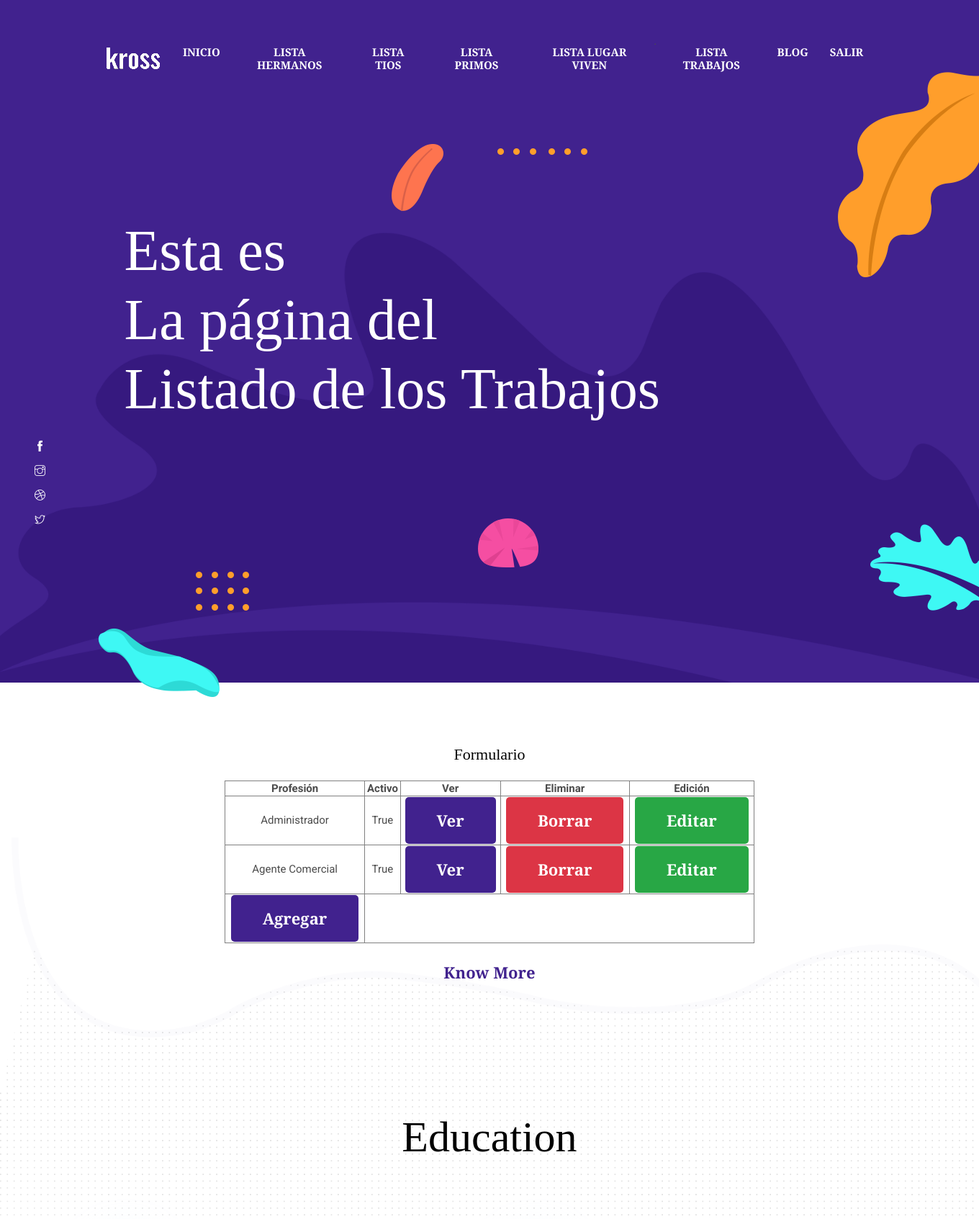
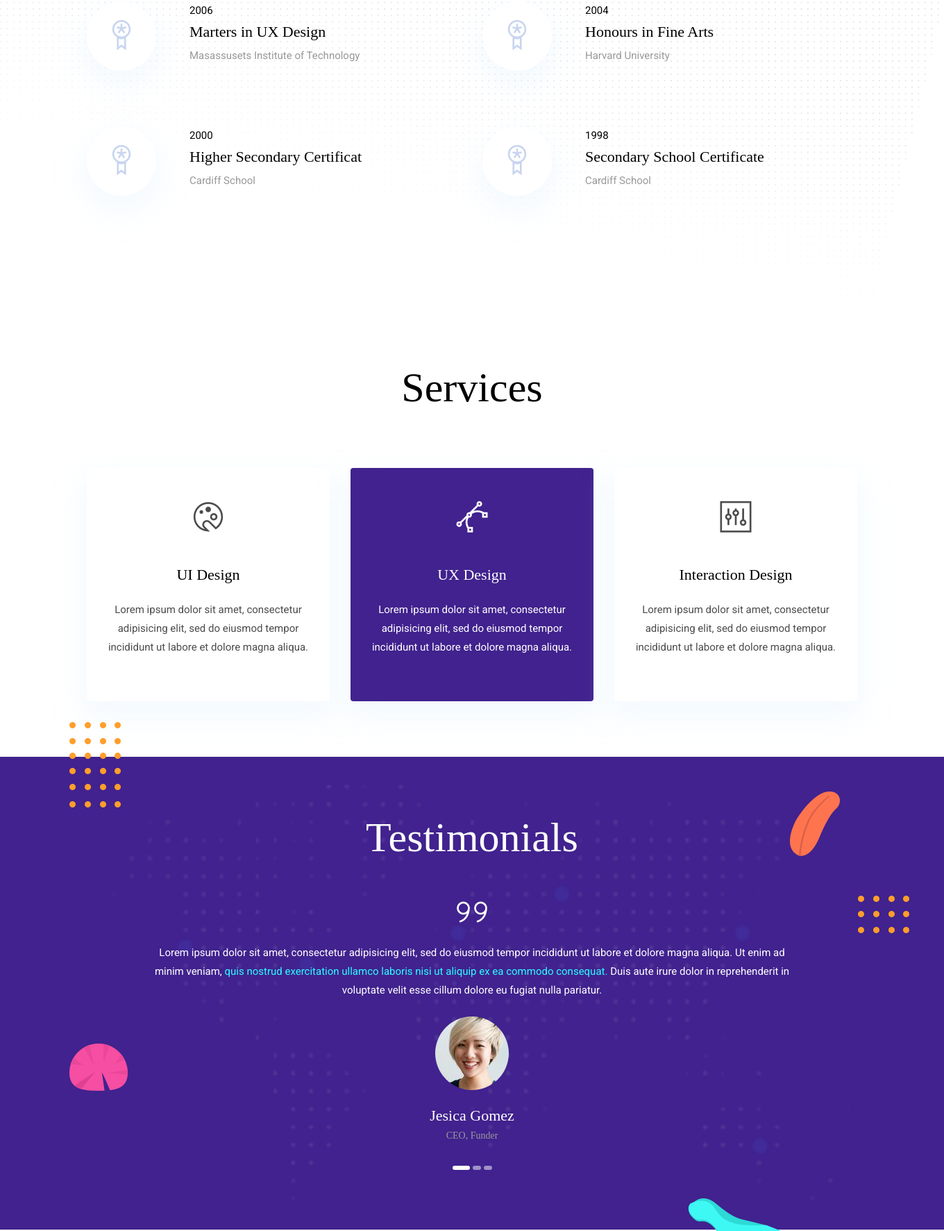
Page /Familia/Trabajo/Lista/ (signed in, upper part) on the committed database (2 pictures, top to bottom).
### Familia/models.py (models this page shows, shortened)
class Trabajo(models.Model):
    profesion=models.CharField(max_length=50)
    titulo=models.CharField(max_length=30)
    mail=models.EmailField()
    activo=models.BooleanField()

### Familia/views.py (the view)
# urls.py: path('Trabajo/Lista/',TrabajoLista.as_view(), name="TrabajoLista"),
class TrabajoLista(LoginRequiredMixin, ListView):
    model = Trabajo
    template_name='Familia/leerTrabajo.html'

### Familia/templates/Familia/leerTrabajo.html (shortened to what this page needs)
{% extends 'Familia/padre.html' %}
{% load static %}
{% block titulo %}
  <h1 class="text-white font-tertiary">Esta es<br>La página del<br>Listado de los Trabajos</h1>
{% endblock %}
{% block contenido %}
<p class="font-secondary paragraph-lg text-dark">Formulario</p>
<table border="1px" width ="80%" align="center" style="border-collapse:collapse; text-align:center;">
  <tr>
    <th>Profesión</th>
    <th>Activo</th>
    <th>Ver</th>
    <th>Eliminar</th>
    <th>Edición</th>
  </tr>
  {% for Trabajo in object_list %}
  <tr>
    <td>{{Trabajo.profesion}}</td>
    <td>{{Trabajo.activo}}</td>
    <td><a class="btn btn-primary" href="{% url 'TrabajoDetalle' Trabajo.id %}" >Ver</a></td>
    <td><a class="btn btn-danger" href="{% url 'TrabajoBorrar' Trabajo.id %}" >Borrar</a></td>
    <td><a class="btn btn-success" href="{% url 'TrabajoEditar' Trabajo.id %}">Editar</a></td>
  </tr>
{% endfor %}
<tr>
  <td><a class="btn btn-primary" href="{% url 'TrabajoCrear' %}">Agregar</a></td>
</tr>
</table>
{% endblock %}

### Familia/static/Familia/css/style.css (style rules this page uses)
body { line-height: 1.2; font-family: "Roboto", sans-serif; -webkit-font-smoothing: antialiased; font-size: 15px; color: #4c4c4c; }
p, .paragraph { font-weight: 400; color: #4c4c4c; font-size: 15px; line-height: 1.8; font-family: "Roboto", sans-serif; }
p-lg, .paragraph-lg { font-size: 22px; }
h1, h2, h3, h4, h5, h6 { color: #000; font-family: "Playfair Display", serif; line-height: 1.2; }
h1, .h1 { font-size: 80px; }
.btn { font-size: 22px; font-family: "Playfair Display", serif; text-transform: capitalize; padding: 16px 44px; border-radius: 5px; font-weight: 600; border: 0; position: relative; z-index: 1; transition: 0.2s ease; }
.btn-primary { background: #41228e; color: #fff; }
body { background-color: #fff; overflow-x: hidden; }
a, a:hover, a:focus { text-decoration: none; }
a, button, select { cursor: pointer; transition: 0.2s ease; }
.text-dark { color: #000 !important; }
.font-secondary { font-family: "Playfair Display", serif !important; }
.font-tertiary { font-family: "Playfair Display", serif !important; }
.hero-area h1 { position: relative; z-index: 2; }

### rows in the picture
Trabajo: profesion "Administrador", activo "True"
Trabajo: profesion "Agente Comercial", activo "True"
